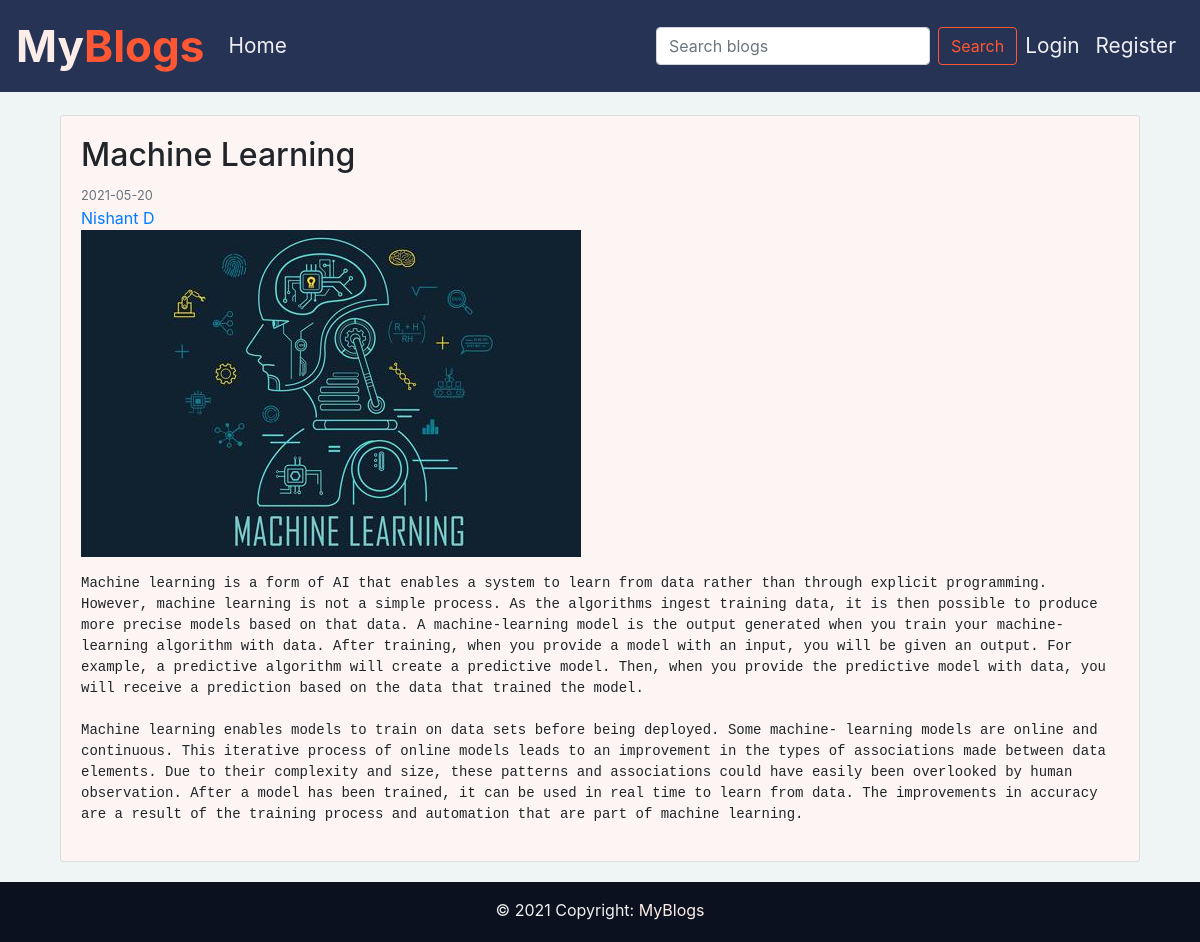
Page /post/11 on the earlier database version.
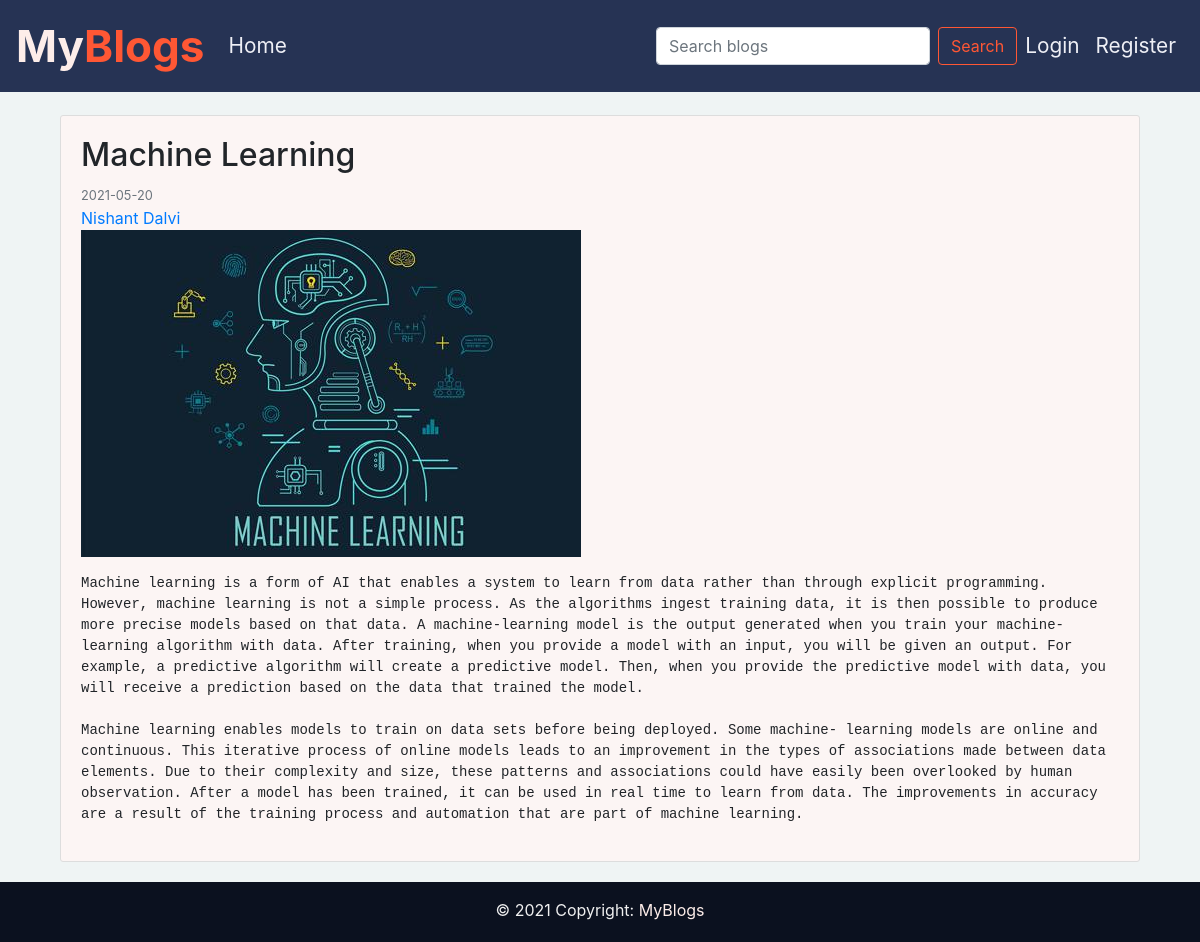
Same page on the later database version.
### blog/models.py (models this page shows, shortened)
class Post(db.Model):
    id = db.Column(db.Integer, primary_key=True)
    title = db.Column(db.String(100), nullable=False)
    date_posted = db.Column(db.DateTime, nullable=False, default=datetime.utcnow)
    content = db.Column(db.Text, nullable=False)
    image_post = db.Column(db.String(20), nullable=False, default='default_post.jpg')
    user_id = db.Column(db.Integer, db.ForeignKey('user.id'), nullable=False)

class User(db.Model, UserMixin):
    id = db.Column(db.Integer, primary_key=True)
    username = db.Column(db.String(20), unique=True, nullable=False)
    email = db.Column(db.String(120), unique=True, nullable=False)
    image_file = db.Column(db.String(20), nullable=False, default='default_profile.jpg')
    password = db.Column(db.String(60), nullable=False)
    posts = db.relationship('Post', backref='author', lazy=True)

### blog/routes.py (the view)
@app.route("/post/<int:post_id>")
def post(post_id):
    post = Post.query.get_or_404(post_id)
    return render_template('blog.html', title=post.title, post=post)

### blog/Templates/blog.html
{%extends "layout.html"%}
{%block content%}
    <div class="container">
        <article class="media content-section">
            <div class="media-body">
                <div class="article-metadata">
                    <h2 class="article-title">{{post.title}}</h2>
                    <small class="text-muted">{{ post.date_posted.strftime('%Y-%m-%d') }}</small>
                </div>
                <a class="mr-2" href="{{ url_for('user_profile', username=post.author.username) }}">{{post.author.username}}</a>
                {% if post.image_post != 'default_post.jpg' %}
                <figure>
                    <img class="img-fluid blog-img" src="{{ url_for('static', filename='resources/blog_pics/' + post.image_post) }}" alt="Some alt text">
                </figure>
                {% endif %}
                <pre class="article-content">{{post.content}}</pre>
            </div>
        </article>
    </div>
{%endblock content%}

### blog/Templates/layout.html (shortened to what this page needs)
<!doctype html>
<html lang="en">
  <head>
    <link rel="stylesheet" href="https://maxcdn.bootstrapcdn.com/bootstrap/4.0.0/css/bootstrap.min.css">
    <link rel="stylesheet" type="text/css" href="{{ url_for('static', filename='main.css') }}">
  </head>
  <body>
    <nav class="navbar navbar-expand-md pt-2 pd-4 fixed-top">
        <a class="navbar-brand" href="{{ url_for('home') }}"><span id="logo-1">My</span>Blogs</a>
        <div class="collapse navbar-collapse" id="navbarNav">
          <div class="navbar-nav mr-auto">
            <a class="nav-item nav-link" href="{{ url_for('home') }}">Home</a>
          </div>
          <form class="form-inline my-2 my-lg-0" method="GET">
            <input class="form-control mr-sm-2" type="search" placeholder="Search blogs" aria-label="Search" name="q">
            <button class="btn btn-outline-success my-2 my-sm-0 btn-search" href="{{ url_for('home') }}" type="submit">Search</button>
          </form>
          <div class="navbar-nav">
            {% if current_user.is_authenticated %}
            <a class="nav-item nav-link" href="{{ url_for('new_post') }}">Create Blog</a>
            <a class="nav-item dropdown nav-link dropdown-toggle" href="#" data-toggle="dropdown" role="button" aria-haspopup="true" aria-expanded="false">
              {{current_user.username}}
            </a>
            <div class="dropdown-menu dropdown-menu-right" aria-labelledby="navbarDropdownMenuLink">
              <a class="dropdown-item" href="{{ url_for('profile') }}">Profile</a>
              <a class="dropdown-item" href="{{ url_for('logout') }}">Logout</a>
              <a class="dropdown-item" data-toggle="modal" data-target="#deleteModal">Delete Account</a>
            </div>
            {% else %}
              <a class="nav-item nav-link" href="{{ url_for('login') }}">Login</a>
              <a class="nav-item nav-link" href="{{ url_for('register') }}">Register</a>
            {% endif %}
          </div>
        </div>
      </nav>
      <div class="container main-content">
        <div class="row">
          <div class="col-md-12">
            {%block content%}
            {%endblock content%}
          </div>
        </div>
      </div>
      <footer class="page-footer font-small blue">
        <div class="footer-copyright text-center py-3">© 2021 Copyright:
          <a class="foota" href="{{ url_for('home') }}"> MyBlogs</a>
        </div>
      </footer>
  </body>
</html>

### blog/static/main.css (style rules this page uses)
html { min-height: 100%; position: relative; }
body { margin: 0px; padding: 0px; background-color: #EFF4F4; min-height: 100%; display: grid; margin-bottom: 60px; }
.main-content { margin-top: 115px; }
nav a { font-size: 1.3em; color: #EEEFF5; }
.navbar { background: #263354; }
.navbar-brand { color: #FF5734; font-weight: bolder; font-size: 2.75rem; }
#logo-1 { color: #FDEDE9; }
.content-section { background: #ffffff; padding: 20px 20px; border: 1px solid #dddddd; border-radius: 3px; margin-bottom: 20px; }
.blog-img { height: fit-content; }
.content-section { background-color: #fcf5f4; }
pre { white-space: pre-wrap; }
footer { background-color: #0b111f; color: #f0f0f0; position: absolute; left: 0; bottom: 0; width: 100%; margin-top: auto; height: 60px; }
.foota { color:#FDEDE9; }
.btn-search { color: #FF5734; border-color: #FF5734 }

Differences in the rows shown:
changed User: author.username "Nishant D" → "Nishant Dalvi"
